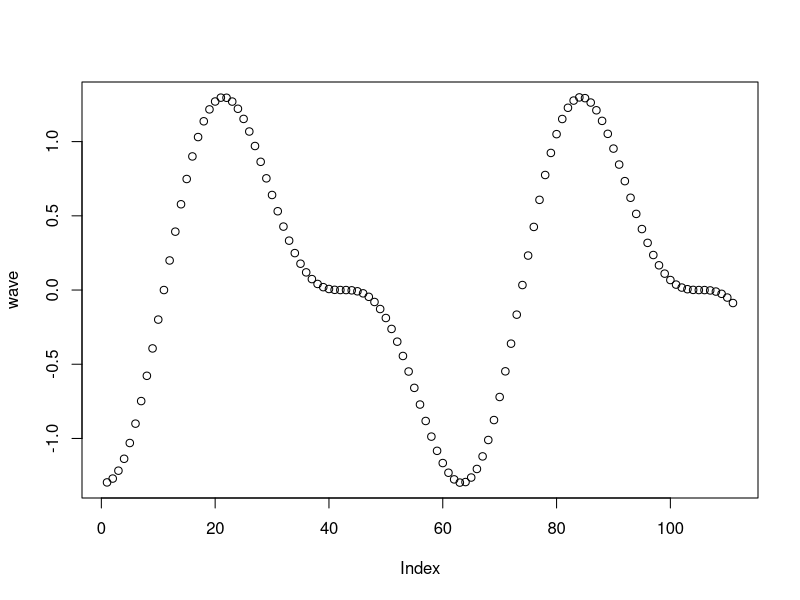

The R script that drew this image:
# Exercise 1: creating and operating on vectors

# Create a vector `names` that contains your name and the names of 2 people 
# next to you. Print the vector.
names <- c("EndenDragon", "Rainbow Dash", "Fluttershy")

# Use the colon operator : to create a vector `n` of numbers from 10:49
n <- 10:49

# Use the `length()` function to get the number of elements in `n`
length(n)

# Add 1 to each element in `n` and print the result
print(n + 1)

# Create a vector `m` that contains the numbers 10 to 1 (in that order). 
# Hint: use the `seq()` function
m <- seq(10, 1, -1)

# Subtract `m` FROM `n`. Note the recycling!
n_less_m <- n - m
print(n_less_m)

# Use the `seq()` function to produce a range of numbers from -5 to 10 in `0.1`
# increments. Store it in a variable `x_range`
x_range <- seq(-1, 10, 0.1)


# Create a vector `sin_wave` by calling the `sin()` function on each element 
# in `x_range`.
sin_wave <- sin(x_range)

# Create a vector `cos_wave` by calling the `cos()` function on each element 
# in `x_range`.
cos_wave <- cos(x_range)


# Create a vector `wave` by multiplying `sin_wave` and `cos_wave` together, then
# adding `sin_wave` to the product
wave <- sin_wave * cos_wave + sin_wave

# Use the `plot()` function to plot your `wave`!
plot(wave)
